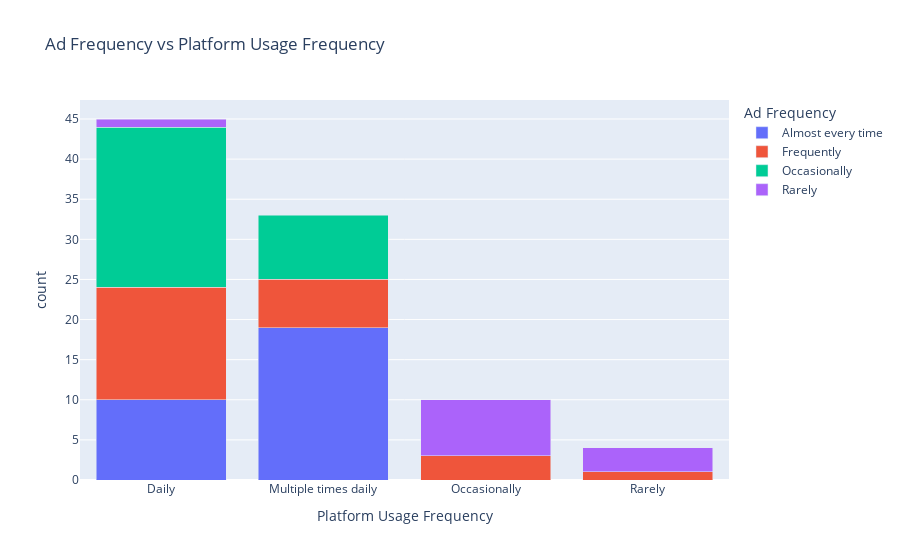

Write notebook code for a chart like this one.
### Markdown cell above
#### **4. Ad Frequency vs Platform Usage Frequency**

### Code cell
count_df = df.groupby(['platform_usage_frequency', 'ad_frequency_on_social_media']).size().reset_index(name='count')

fig6 = px.bar(count_df, 
              x="platform_usage_frequency", 
              y="count", 
              color="ad_frequency_on_social_media", 
              title="Ad Frequency vs Platform Usage Frequency",
              labels={"platform_usage_frequency": "Platform Usage Frequency", 
                      "ad_frequency_on_social_media": "Ad Frequency"},
              barmode="stack")
fig6.show()

### Figure 1 — Plotly figure (JSON) as saved in the notebook; plotly's stock layout.template omitted (floating-point values rounded to 4 significant figures)
{"data": [{"alignmentgroup": "True", "hovertemplate": "Ad Frequency=Almost every time<br>Platform Usage Frequency=%{x}<br>count=%{y}<extra></extra>", "legendgroup": "Almost every time", "marker": {"color": "#636efa", "pattern": {"shape": ""}}, "name": "Almost every time", "offsetgroup": "Almost every time", "orientation": "v", "showlegend": true, "textposition": "auto", "type": "bar", "x": ["Daily", "Multiple times daily"], "xaxis": "x", "y": [10, 19], "yaxis": "y"}, {"alignmentgroup": "True", "hovertemplate": "Ad Frequency=Frequently<br>Platform Usage Frequency=%{x}<br>count=%{y}<extra></extra>", "legendgroup": "Frequently", "marker": {"color": "#EF553B", "pattern": {"shape": ""}}, "name": "Frequently", "offsetgroup": "Frequently", "orientation": "v", "showlegend": true, "textposition": "auto", "type": "bar", "x": ["Daily", "Multiple times daily", "Occasionally", "Rarely"], "xaxis": "x", "y": [14, 6, 3, 1], "yaxis": "y"}, {"alignmentgroup": "True", "hovertemplate": "Ad Frequency=Occasionally<br>Platform Usage Frequency=%{x}<br>count=%{y}<extra></extra>", "legendgroup": "Occasionally", "marker": {"color": "#00cc96", "pattern": {"shape": ""}}, "name": "Occasionally", "offsetgroup": "Occasionally", "orientation": "v", "showlegend": true, "textposition": "auto", "type": "bar", "x": ["Daily", "Multiple times daily"], "xaxis": "x", "y": [20, 8], "yaxis": "y"}, {"alignmentgroup": "True", "hovertemplate": "Ad Frequency=Rarely<br>Platform Usage Frequency=%{x}<br>count=%{y}<extra></extra>", "legendgroup": "Rarely", "marker": {"color": "#ab63fa", "pattern": {"shape": ""}}, "name": "Rarely", "offsetgroup": "Rarely", "orientation": "v", "showlegend": true, "textposition": "auto", "type": "bar", "x": ["Daily", "Occasionally", "Rarely"], "xaxis": "x", "y": [1, 7, 3], "yaxis": "y"}], "layout": {"barmode": "stack", "legend": {"title": {"text": "Ad Frequency"}, "tracegroupgap": 0}, "title": {"text": "Ad Frequency vs Platform Usage Frequency"}, "xaxis": {"anchor": "y", "domain": [0, 1], "title": {"text": "Platform Usage Frequency"}}, "yaxis": {"anchor": "x", "domain": [0, 1], "title": {"text": "count"}}}}
